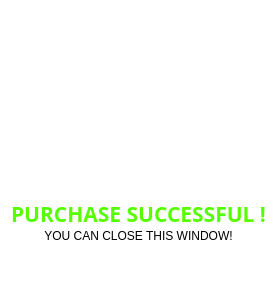
      <widget class="QWidget" name="sucess">
       <property name="styleSheet">
        <string notr="true">background-color: rgb(255, 255, 255);</string>
       </property>
       <layout class="QVBoxLayout" name="verticalLayout">
        <property name="spacing">
         <number>0</number>
        </property>
        <property name="bottomMargin">
         <number>0</number>
        </property>
        <item>
         <spacer name="verticalSpacer">
          <property name="orientation">
           <enum>Qt::Orientation::Vertical</enum>
          </property>
          <property name="sizeHint" stdset="0">
           <size>
            <width>20</width>
            <height>40</height>
           </size>
          </property>
         </spacer>
        </item>
        <item>
         <widget class="QFrame" name="frame_12">
          <property name="maximumSize">
           <size>
            <width>16777215</width>
            <height>150</height>
           </size>
          </property>
          <property name="styleSheet">
           <string notr="true">background-color: transparent;</string>
          </property>
          <property name="frameShape">
           <enum>QFrame::Shape::NoFrame</enum>
          </property>
          <property name="frameShadow">
           <enum>QFrame::Shadow::Raised</enum>
          </property>
          <layout class="QGridLayout" name="gridLayout">
           <item row="0" column="0">
            <widget class="QLabel" name="sucess_anim">
             <property name="minimumSize">
              <size>
               <width>130</width>
               <height>130</height>
              </size>
             </property>
             <property name="maximumSize">
              <size>
               <width>130</width>
               <height>130</height>
              </size>
             </property>
             <property name="text">
              <string/>
             </property>
             <property name="scaledContents">
              <bool>true</bool>
             </property>
             <property name="alignment">
              <set>Qt::AlignmentFlag::AlignCenter</set>
             </property>
            </widget>
           </item>
          </layout>
         </widget>
        </item>
        <item>
         <widget class="QFrame" name="frame_13">
          <property name="maximumSize">
           <size>
            <width>16777215</width>
            <height>80</height>
           </size>
          </property>
          <property name="styleSheet">
           <string notr="true">background-color: transparent;</string>
          </property>
          <property name="frameShape">
           <enum>QFrame::Shape::NoFrame</enum>
          </property>
          <property name="frameShadow">
           <enum>QFrame::Shadow::Raised</enum>
          </property>
          <layout class="QGridLayout" name="gridLayout_17">
           <property name="leftMargin">
            <number>0</number>
           </property>
           <property name="topMargin">
            <number>0</number>
           </property>
           <property name="rightMargin">
            <number>0</number>
           </property>
           <property name="bottomMargin">
            <number>0</number>
           </property>
           <property name="spacing">
            <number>0</number>
           </property>
           <item row="0" column="0">
            <widget class="QLabel" name="label_15">
             <property name="font">
              <font>
               <family>Segoe UI Black</family>
               <pointsize>16</pointsize>
               <bold>true</bold>
              </font>
             </property>
             <property name="styleSheet">
              <string notr="true">color: rgb(85, 255, 0);</string>
             </property>
             <property name="text">
              <string>PURCHASE SUCCESSFUL !</string>
             </property>
             <property name="alignment">
              <set>Qt::AlignmentFlag::AlignCenter</set>
             </property>
            </widget>
           </item>
           <item row="1" column="0">
            <widget class="QLabel" name="label_16">
             <property name="text">
              <string>YOU CAN CLOSE THIS WINDOW!</string>
             </property>
             <property name="alignment">
              <set>Qt::AlignmentFlag::AlignCenter</set>
             </property>
            </widget>
           </item>
          </layout>
         </widget>
        </item>
        <item>
         <spacer name="verticalSpacer_2">
          <property name="orientation">
           <enum>Qt::Orientation::Vertical</enum>
          </property>
          <property name="sizeHint" stdset="0">
           <size>
            <width>20</width>
            <height>40</height>
           </size>
          </property>
         </spacer>
        </item>
       </layout>
      </widget>
